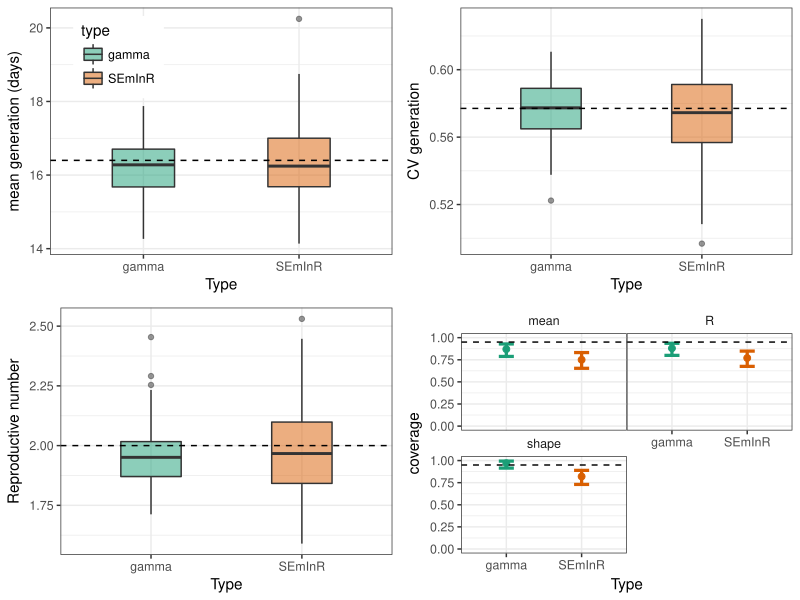

This chart was generated by the following R code:
library(dplyr)
library(ggplot2); theme_set(theme_bw())
library(gridExtra)
source("ebola_param_seminr.R")

scale_colour_discrete <- function(...,palette="Dark2") scale_colour_brewer(...,palette=palette)
scale_fill_discrete <- function(...,palette="Dark2") scale_fill_brewer(...,palette=palette)

mlelist <- vector('list', 2)

load("kernel_ma.rda")

mlelist[[1]] <- rlist %>%
    lapply(bind_rows, .id="sim") %>%
    bind_rows(.id="nsample")

load("seminr_ma.rda")

mlelist[[2]] <- rlist %>%
    lapply(bind_rows, .id="sim") %>%
    bind_rows(.id="nsample")

df <- mlelist %>%
    bind_rows(.id="type") %>%
    mutate(type=factor(type, labels=c("gamma", "SEmInR")))

g1 <- ggplot(df %>% filter(param=="mean")) +
    geom_boxplot(aes(type, mean, fill=type), width=0.4, alpha=0.5, position=position_dodge(0.5)) +
    geom_hline(yintercept=true.mean, lty=2) +
    ylab("mean generation (days)") +
    xlab("Type") +
    theme(
        legend.position=c(0.2, 0.8)
    )

g2 <- ggplot(df %>% filter(param=="shape")) +
    geom_boxplot(aes(type, 1/sqrt(mean), fill=type), width=0.4, alpha=0.5, position=position_dodge(0.5)) +
    geom_hline(yintercept=1/sqrt(true.shape), lty=2) +
    ylab("CV generation") +
    xlab("Type") +
    theme(
        legend.position = "none"
    )

g3 <- ggplot(df %>% filter(param=="r")) +
    geom_boxplot(aes(type, mean, fill=type), width=0.4, alpha=0.5, position=position_dodge(0.5)) +
    # geom_hline(yintercept=1/sqrt(true.shape), lty=2) +
    ylab("Growth rate") +
    xlab("Type") +
    theme(
        legend.position = "none"
    )

g4 <- ggplot(df %>% filter(param=="R")) +
    geom_boxplot(aes(type, mean, fill=type), width=0.4, alpha=0.5, position=position_dodge(0.5)) +
    geom_hline(yintercept=true.R, lty=2) +
    ylab("Reproductive number") +
    xlab("Type") +
    theme(
        legend.position = "none"
    )

coverdf <- df %>%
    group_by(param, type) %>%
    filter(!is.na(cover)) %>%
    summarize(coverage=mean(cover)) %>%
    group_by(param, type) %>%
    mutate(
        lwr=binom.test(100*coverage, 100)$conf.int[1],
        upr=binom.test(100*coverage, 100)$conf.int[2]
    ) 

g5 <- ggplot(coverdf) +
    geom_point(aes(type, coverage, col=type), position=position_dodge(0.5), size=2) +
    geom_errorbar(aes(type, col=type, ymin=lwr, ymax=upr), position=position_dodge(0.5), width=0.2, lwd=1.1) +
    geom_hline(yintercept=0.95, lty=2) +
    xlab("Type") +
    scale_y_continuous(limits=c(0,1)) +
    facet_wrap(~param, nrow=2) +
    theme(
        strip.background = element_blank(),
        legend.position = "none",
        panel.spacing = grid::unit(0, "cm")
    )

gfinal <- arrangeGrob(
    g1, g2, g4, g5
)

ggsave("compare_ma.pdf", gfinal, width=8, height=6)
